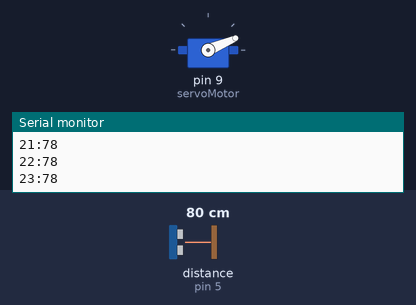
Simulated run of this sketch. Board: Arduino Uno, built with avr-gcc and run on an emulated ATmega328P. Shown: servo, the last lines printed to the serial monitor. Wiring (inferred from the names in the program): ultrasonic range finder: trigger pin 4; echo pin 5. Inputs (shaded band) come from the test bench; at power-on: distance to the obstacle (sensor on pin 5) 80 cm. The echo pulse lasts 58.3 µs per cm.

Above: at 1.29 s.
1.3 s: distance to the obstacle (sensor on pin 5) set to 2 cm
At 2.15 s:
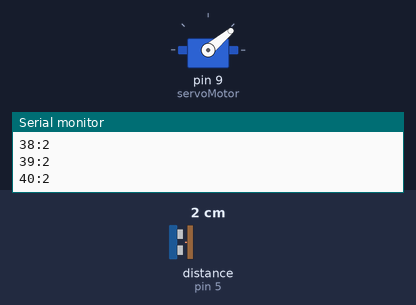
4.3 s: distance to the obstacle (sensor on pin 5) set to 35 cm
At 4.45 s:
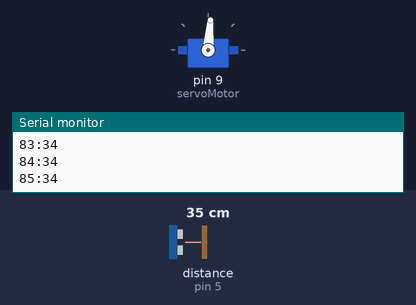
10.3 s: distance to the obstacle (sensor on pin 5) set to 250 cm
At 10.33 s:
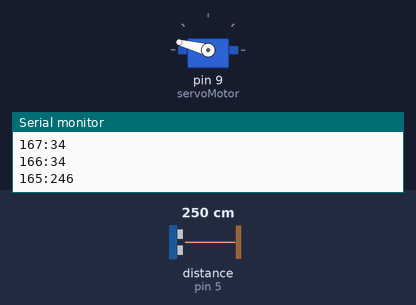
Timing chart, 0 to 19.3 s (numbered marks = the images above; inputs shaded):
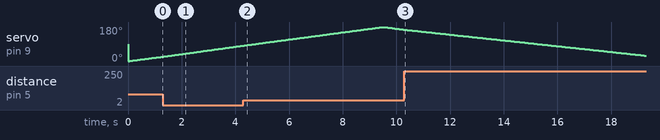

The sketch:

TestUnitario6_satelite.ino
```cpp
const int Trigger = 4;   //Pin digital 2 para el Trigger del sensor
const int Echo = 5;   //Pin digital 3 para el Echo del sensor
#include <Servo.h>  // incluimos la librería Servo.h

Servo servoMotor;   // creamos el objeto Servo
int pos = 0;        // variable para guardar el valor de la posición del servo

void setup() {
  Serial.begin(9600);//iniciailzamos la comunicación
  pinMode(Trigger, OUTPUT); //pin como salida
  pinMode(Echo, INPUT);  //pin como entrada
  digitalWrite(Trigger, LOW);//Inicializamos el pin con 0

  Serial.begin(9600);
  servoMotor.attach(9);  // definimos el Servo en el pin 9
}


void loop() {
  long t; // tiempo del eco
  long d; // distancia en cm

  // Recorrido de 0° a 180°
  for (pos = 0; pos <= 180; pos += 1) {
    digitalWrite(Trigger, HIGH);
    delayMicroseconds(10);
    digitalWrite(Trigger, LOW);
    t = pulseIn(Echo, HIGH);
    d = t / 59;

    Serial.print(pos);
    Serial.print(":");
    Serial.println(d);

    servoMotor.write(pos);
    delay(50);
  }

  // Regreso de 180° a 0°
  for (pos = 180; pos >= 0; pos -= 1) {
    digitalWrite(Trigger, HIGH);
    delayMicroseconds(10);
    digitalWrite(Trigger, LOW);
    t = pulseIn(Echo, HIGH);
    d = t / 59;

    Serial.print(pos);
    Serial.print(":");
    Serial.println(d);

    servoMotor.write(pos);
    delay(50);
  }
}

/*
void loop()
{

  long t; //timepo que demora en llegar el eco
  long d; //distancia en centimetros

  digitalWrite(Trigger, HIGH);
  delayMicroseconds(10);          //Enviamos un pulso de 10us
  digitalWrite(Trigger, LOW);

  t = pulseIn(Echo, HIGH); //obtenemos el ancho del pulso
  d = t/59;             //escalamos el tiempo a una distancia en cm

  Serial.print("Distancia: ");
  Serial.print(d);      //Enviamos serialmente el valor de la distancia
  Serial.print("cm");
  Serial.println();
  delay(1000);          //Hacemos una pausa de 1s


  //SERVO
  for (pos = 0; pos <= 180; pos += 1) {  // cambia la posición de 0 a 180 grado por grado
    Serial.println(pos);
    servoMotor.write(pos);
    delay(10);
  }

  for (pos = 180; pos >= 0; pos -= 1) {  // cambia la posición de 180 a 0 grado por grado
    Serial.println(pos);
    servoMotor.write(pos);
    delay(10);
  }
}
*/
```
